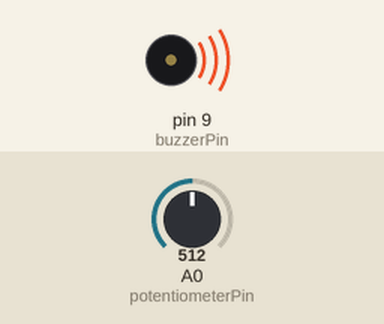
Bench run of a sketch on a simulated Arduino Uno, built with avr-gcc and run on an emulated ATmega328P. On the bench: buzzer (waves = sounding). The test bench sets the inputs (shaded band); at power-on: A0 (potentiometerPin) = 512.

Above: at 0.1 s.
Timing chart, 0 to 1.6 s (numbered marks = the images above):
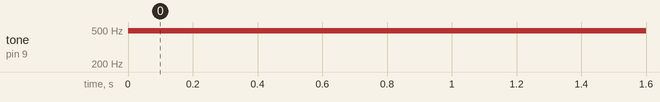

Measured:
- by itself, tone on pin 9 (buzzerPin): silent → 490 Hz at 0.00 s

The sketch:

buzzer_potentiometer.ino
```cpp
#define buzzerPin 9      // Connect the buzzer to digital pin 9
#define potentiometerPin A0  // Connect the potentiometer to analog pin A0

void setup() {
  pinMode(buzzerPin, OUTPUT);
}

/* Map an analog value to 8 bits (0 to 255) */

void loop() {
  int potValue = analogRead(potentiometerPin);
  potValue = map(potValue, 0, 1023, 0, 255); // map analog range 1-1023 of a buzzer to a 0-255
  analogWrite(buzzerPin, potValue); // change the potentiometer value to affect the PWM
}
```
